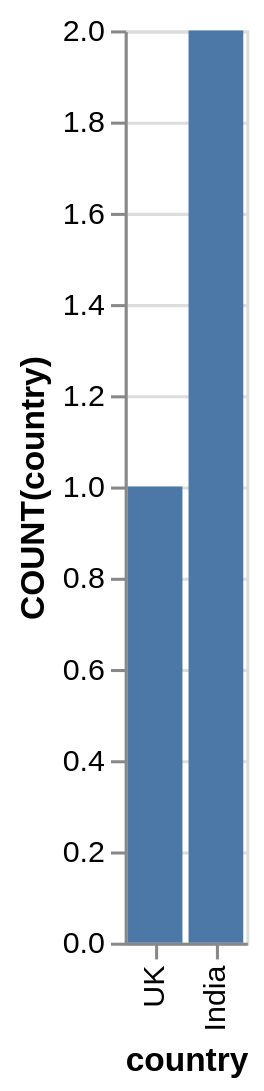

Here is the Vega-Lite specification saved for this chart:
### Vega-Lite specification from a JSON file in a GitHub repository (floating-point values rounded to 4 significant figures)
{"data": {"values": [{"x_data": "India", "y_data": 2}, {"x_data": "UK", "y_data": 1}]}, "mark": "bar", "encoding": {"x": {"field": "x_data", "type": "nominal", "title": "country", "sort": {"op": "sum", "field": "y_data", "order": "ascending"}}, "y": {"field": "y_data", "type": "quantitative", "title": "COUNT(country)"}}}
